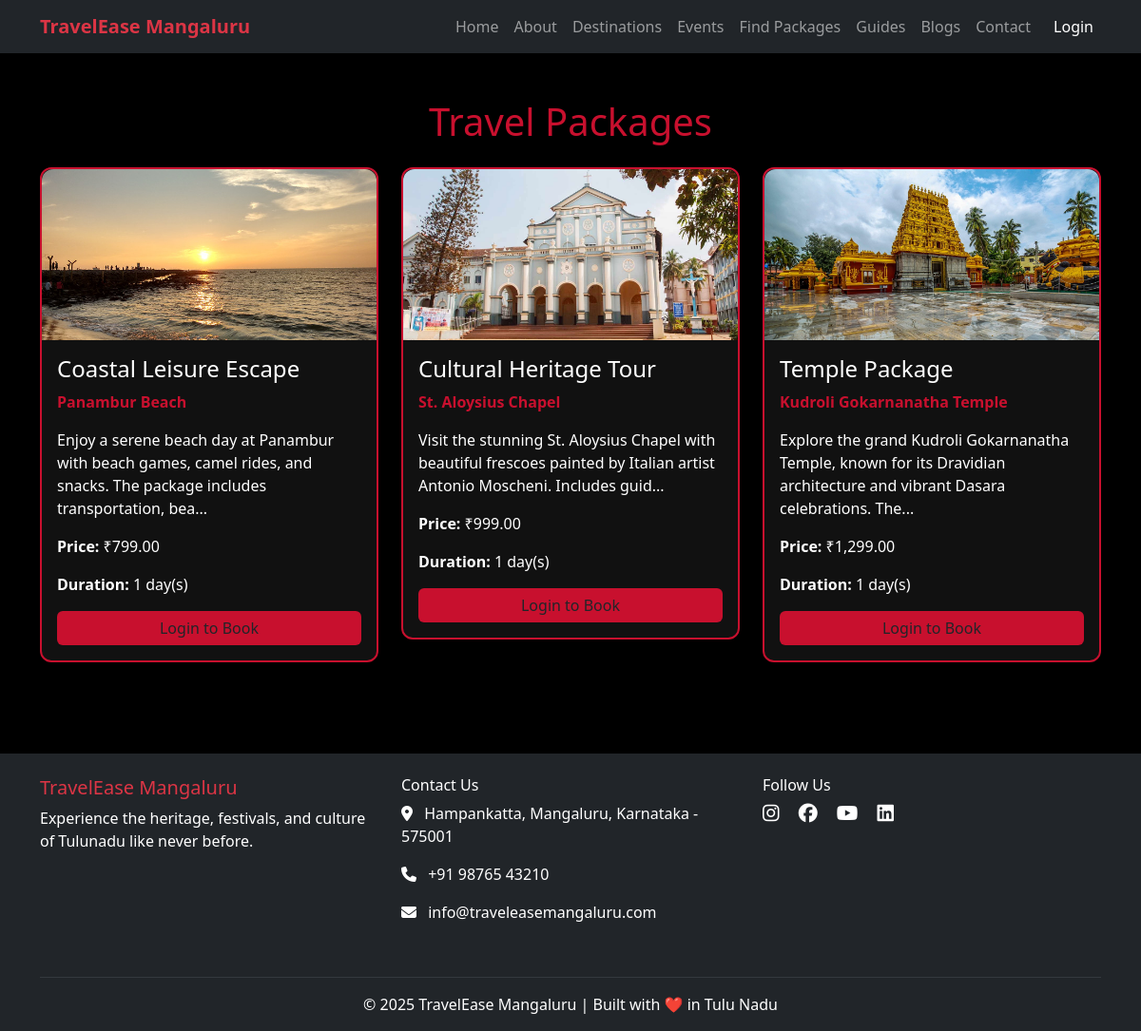
The page /packages.php on the database its author committed.
### tables this page shows
CREATE TABLE `packages` (
  `id` int(11) NOT NULL,
  `name` varchar(100) NOT NULL,
  `destination_id` int(11) DEFAULT NULL,
  `details` text DEFAULT NULL,
  `price` decimal(10,2) DEFAULT NULL,
  `days` int(11) DEFAULT NULL,
  `image` varchar(255) DEFAULT NULL
);

CREATE TABLE `destinations` (
  `id` int(11) NOT NULL,
  `name` varchar(100) NOT NULL,
  `description` text DEFAULT NULL,
  `image` varchar(255) DEFAULT NULL,
  `gmap_embed` text DEFAULT NULL
);

### packages.php (the view, shortened to what this page needs)
<?php
include 'config/db.php';
include 'includes/nav.php';
try {
    $stmt = $pdo->prepare("SELECT p.*, d.name as destination_name
                           FROM packages p
                           LEFT JOIN destinations d ON p.destination_id = d.id
                           ORDER BY p.name ASC");
    $stmt->execute();
    $packages = $stmt->fetchAll(PDO::FETCH_ASSOC);
} catch (PDOException $e) {
    die("Error fetching packages: " . $e->getMessage());
}
?>
<!DOCTYPE html>
<html lang="en">
<head>
    <link href="https://cdn.jsdelivr.net/npm/bootstrap@5.3.0/dist/css/bootstrap.min.css" rel="stylesheet" />
    <link href="https://cdnjs.cloudflare.com/ajax/libs/font-awesome/6.5.0/css/all.min.css" rel="stylesheet">
</head>
<body>
<div class="container py-5">
    <h1 class="mb-4 text-center" style="color:#c8102e;">Travel Packages</h1>
    <div class="row g-4">
        <?php if (!empty($packages)): ?>
            <?php foreach ($packages as $package): ?>
                <div class="col-md-4">
                    <div class="package-card">
                        <img src="<?= htmlspecialchars($package['image'] ?: 'assets/images/default-package.jpg') ?>" alt="<?= htmlspecialchars($package['name']) ?>" class="package-img w-100" />
                        <div class="p-3">
                            <h4><?= htmlspecialchars($package['name']) ?></h4>
                            <p class="destination-name"><?= htmlspecialchars($package['destination_name'] ?? 'Unknown Destination') ?></p>
                            <p><?= nl2br(htmlspecialchars(substr($package['details'], 0, 120))) ?>...</p>
                            <p><strong>Price:</strong> ₹<?= number_format($package['price'], 2) ?></p>
                            <p><strong>Duration:</strong> <?= intval($package['days']) ?> day(s)</p>
                            <?php if (isset($_SESSION['user_id'])): ?>
                                <a href="booking.php?package_id=<?= $package['id'] ?>" class="btn btn-book w-100">Book Now</a>
                            <?php else: ?>
                                <a href="login.php" class="btn btn-book w-100">Login to Book</a>
                            <?php endif; ?>
                        </div>
                    </div>
                </div>
            <?php endforeach; ?>
        <?php else: ?>
            <p class="text-center">No packages available at the moment. Please check back later.</p>
        <?php endif; ?>
    </div>
</div>
<?php include 'includes/footer.php'; ?>
</body>
</html>

### includes/nav.php (shortened to what this page needs)
<nav class="navbar navbar-expand-lg navbar-dark bg-dark">
  <div class="container">
    <a class="navbar-brand fw-bold text-danger" href="index.php">TravelEase Mangaluru</a>
    <div class="collapse navbar-collapse" id="navMenu">
      <ul class="navbar-nav ms-auto mb-2 mb-lg-0">
        <li class="nav-item"><a class="nav-link" href="index.php">Home</a></li>
        <li class="nav-item"><a class="nav-link" href="about.php">About</a></li>
        <li class="nav-item"><a class="nav-link" href="destinations.php">Destinations</a></li>
        <li class="nav-item"><a class="nav-link" href="events.php">Events</a></li>
        <li class="nav-item"><a class="nav-link" href="packages.php">Find Packages</a></li>
        <li class="nav-item"><a class="nav-link" href="guides.php">Guides</a></li>
        <li class="nav-item"><a class="nav-link" href="blogs.php">Blogs</a></li>
        <li class="nav-item"><a class="nav-link" href="contact.php">Contact</a></li>
        <?php if (isset($_SESSION['user_id'])): ?>
          <li class="nav-item">
            <a class="nav-link btn btn-sm btn-danger text-white ms-2" href="logout.php">Logout</a>
          </li>
        <?php else: ?>
          <li class="nav-item">
            <a class="nav-link btn btn-sm btn-danger text-white ms-2" href="login.php">Login</a>
          </li>
        <?php endif; ?>
      </ul>
    </div>
  </div>
</nav>

### includes/footer.php (shortened to what this page needs)
<footer class="bg-dark text-white pt-4 mt-5">
  <div class="container">
    <div class="row text-center text-md-start">
      <div class="col-md-4 mb-4">
        <h5 class="text-danger">TravelEase Mangaluru</h5>
        <p>
          Experience the heritage, festivals, and culture of Tulunadu like never before.
        </p>
      </div>
      <div class="col-md-4 mb-4">
        <h6 class="text-white">Contact Us</h6>
        <p><i class="fas fa-map-marker-alt me-2"></i> Hampankatta, Mangaluru, Karnataka - 575001</p>
        <p><i class="fas fa-phone me-2"></i> +91 98765 43210</p>
        <p><i class="fas fa-envelope me-2"></i> info@traveleasemangaluru.com</p>
      </div>
      <div class="col-md-4 mb-4">
        <h6 class="text-white">Follow Us</h6>
        <a href="https://instagram.com" target="_blank" class="text-white me-3"><i class="fab fa-instagram fa-lg"></i></a>
        <a href="https://facebook.com" target="_blank" class="text-white me-3"><i class="fab fa-facebook fa-lg"></i></a>
        <a href="https://youtube.com" target="_blank" class="text-white me-3"><i class="fab fa-youtube fa-lg"></i></a>
        <a href="https://linkedin.com" target="_blank" class="text-white"><i class="fab fa-linkedin fa-lg"></i></a>
      </div>
    </div>
    <hr class="border-secondary" />
    <div class="text-center pb-3">
      <p class="mb-0">&copy; <?= date('Y') ?> TravelEase Mangaluru | Built with ❤️ in Tulu Nadu</p>
    </div>
  </div>
</footer>

### packages.php (style rules this page uses)
body { background: #000; color: #fff; font-family: 'Segoe UI', Tahoma, Geneva, Verdana, sans-serif; }
.package-card { background: #111; border: 2px solid #c8102e; border-radius: 12px; transition: transform 0.3s ease; }
.package-img { height: 180px; object-fit: cover; border-top-left-radius: 12px; border-top-right-radius: 12px; }
.btn-book { background-color: #c8102e; border: none; }
.destination-name { color: #c8102e; font-weight: 600; }

### rows shown on the page
packages: image (picture), name "Coastal Leisure Escape", destination.name "Panambur Beach", details "Enjoy a serene beach day at Panambur with beach games, camel rides, and snacks. The package includes transportation, bea", price "799.00", days "1"
packages: image (picture), name "Cultural Heritage Tour", destination.name "St. Aloysius Chapel", details "Visit the stunning St. Aloysius Chapel with beautiful frescoes painted by Italian artist Antonio Moscheni. Includes guid", price "999.00", days "1"
packages: image (picture), name "Temple Package", destination.name "Kudroli Gokarnanatha Temple", details "Explore the grand Kudroli Gokarnanatha Temple, known for its Dravidian architecture and vibrant Dasara celebrations. The", price "1,299.00", days "1"
